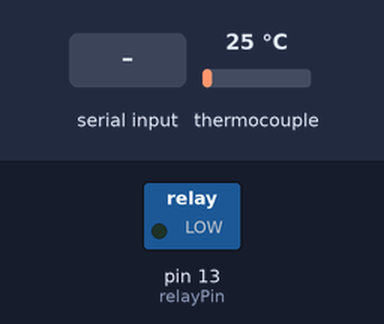
Simulated run of this sketch. Board: Arduino Uno, built with avr-gcc and run on an emulated ATmega328P. Shown: switched loads named in the sketch (green lamp = pin HIGH). The test bench sets the inputs (shaded band); at power-on: thermocouple 25 °C. What the sketch prints to the serial monitor is not drawn.

Above: at 1.2 s.
1.3 s: "1" received over Serial
At 2.1 s:
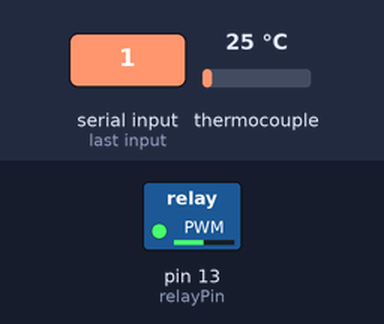
2.8 s: "e" received over Serial
Timing chart, 0 to 5.8 s (numbered marks = the images above; inputs shaded):
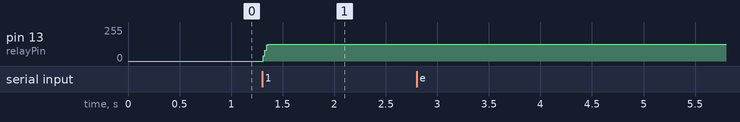

The sketch:

reflow_oven_arduino.ino
```cpp
// include the library code:

#include <max6675.h>   // Thermocouple ADC
#include "SoftPWM.h"  // drives heating relay


//max6675 data pins
int thermoDO = 4;
int thermoCS = 5;
int thermoCLK = 6;

int relayPin = 13;

float temp;
float *ptemp;


MAX6675 thermocouple(thermoCLK, thermoCS, thermoDO);


void setup() {
  Serial.begin(9600); // opens serial port, sets data rate to 9600 bps
  pinMode(relayPin, OUTPUT);
  SoftPWMBegin();

  // Create and set pin 13 to 0 (off)
  SoftPWMSet(relayPin, 0);
  SoftPWMSetFadeTime(relayPin, 100, 100);

}


void serialFlush(){
  while(Serial.available() > 0) {
    char t = Serial.read();
  }
}

int checkSerial(){
  int x = 255;
  if (Serial.available() > 0) {
    x = Serial.read();
    //Serial.println(x);
    serialFlush();

  }
  return x;
}

void readTemp (){
  temp = thermocouple.readCelsius();
  ptemp = &temp;
  Serial.print("Temp: ");
  Serial.println(*ptemp,4);

}


// check constantly new command from serial (USB connection)
// commands 0 to 100 are Power setting for heating in %
// command 101 is to send temperature to PC

void loop() {
int  serialIn = checkSerial();


  if  (0<= serialIn && serialIn <= 100){
      SoftPWMSetPercent(relayPin,serialIn ); //adjusting PWM pulse in range 0-100%


  }

  if (serialIn == 101){
    readTemp();
  }

delay(10);
}
```

Measured:
- after the input at 1.3 s, pin 13 (relayPin): 0/255 → 124/255 at once
- after the input at 2.8 s, every drawn part: stays the same
